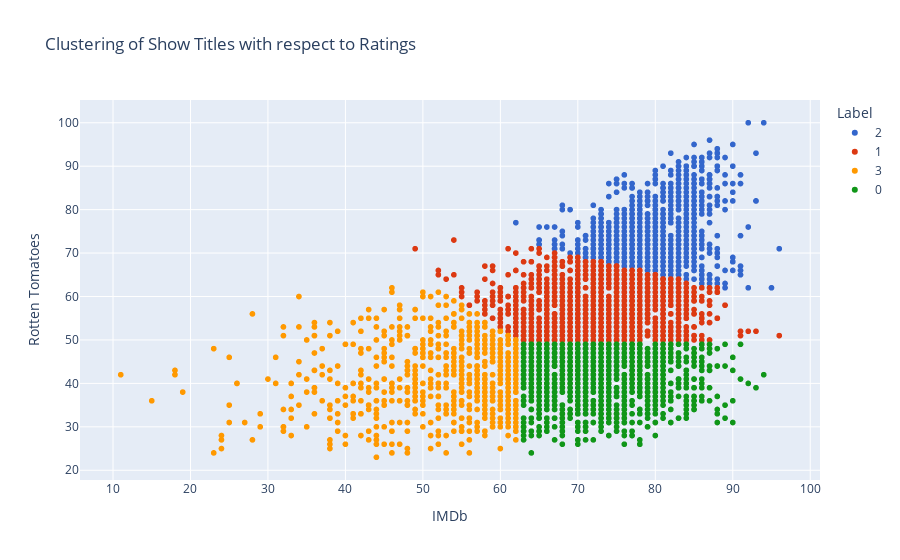

This figure's notebook cell:
### Code cell
px.scatter(data_frame=cluster_data, x='IMDb', y='Rotten Tomatoes', color='Label', hover_name='Title',
          color_discrete_sequence=px.colors.qualitative.G10,
          title="Clustering of Show Titles with respect to Ratings")

### Figure 1 — Plotly figure (JSON) as saved in the notebook; plotly's stock layout.template omitted (floating-point values rounded to 4 significant figures; data arrays with more than 128 entries replaced by an {"elided": "..."} marker saying what was removed)
{"data": [{"hovertemplate": "<b>%{hovertext}</b><br><br>Label=2<br>IMDb=%{x}<br>Rotten Tomatoes=%{y}<extra></extra>", "hovertext": {"elided": "835 str values"}, "legendgroup": "2", "marker": {"color": "#3366CC", "symbol": "circle"}, "mode": "markers", "name": "2", "showlegend": true, "type": "scattergl", "x": {"elided": "835 int values"}, "xaxis": "x", "y": {"elided": "835 int values"}, "yaxis": "y"}, {"hovertemplate": "<b>%{hovertext}</b><br><br>Label=1<br>IMDb=%{x}<br>Rotten Tomatoes=%{y}<extra></extra>", "hovertext": {"elided": "1585 str values"}, "legendgroup": "1", "marker": {"color": "#DC3912", "symbol": "circle"}, "mode": "markers", "name": "1", "showlegend": true, "type": "scattergl", "x": {"elided": "1585 int values"}, "xaxis": "x", "y": {"elided": "1585 int values"}, "yaxis": "y"}, {"hovertemplate": "<b>%{hovertext}</b><br><br>Label=3<br>IMDb=%{x}<br>Rotten Tomatoes=%{y}<extra></extra>", "hovertext": {"elided": "719 str values"}, "legendgroup": "3", "marker": {"color": "#FF9900", "symbol": "circle"}, "mode": "markers", "name": "3", "showlegend": true, "type": "scattergl", "x": {"elided": "719 int values"}, "xaxis": "x", "y": {"elided": "719 int values"}, "yaxis": "y"}, {"hovertemplate": "<b>%{hovertext}</b><br><br>Label=0<br>IMDb=%{x}<br>Rotten Tomatoes=%{y}<extra></extra>", "hovertext": {"elided": "1267 str values"}, "legendgroup": "0", "marker": {"color": "#109618", "symbol": "circle"}, "mode": "markers", "name": "0", "showlegend": true, "type": "scattergl", "x": {"elided": "1267 int values"}, "xaxis": "x", "y": {"elided": "1267 int values"}, "yaxis": "y"}], "layout": {"legend": {"title": {"text": "Label"}, "tracegroupgap": 0}, "title": {"text": "Clustering of Show Titles with respect to Ratings"}, "xaxis": {"anchor": "y", "domain": [0, 1], "title": {"text": "IMDb"}}, "yaxis": {"anchor": "x", "domain": [0, 1], "title": {"text": "Rotten Tomatoes"}}}}
